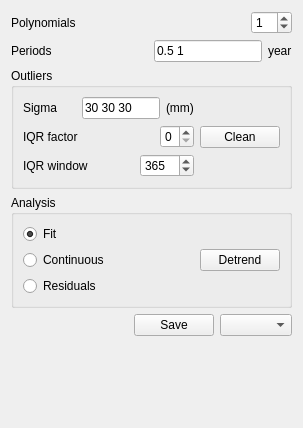
            <widget class="QWidget" name="page">
             <property name="geometry">
              <rect>
               <x>0</x>
               <y>0</y>
               <width>303</width>
               <height>428</height>
              </rect>
             </property>
             <attribute name="label">
              <string>Time Domain Analysis</string>
             </attribute>
             <layout class="QVBoxLayout" name="verticalLayout_9">
              <item>
               <layout class="QHBoxLayout" name="horizontalLayout_4">
                <item>
                 <widget class="QLabel" name="label_4">
                  <property name="text">
                   <string>Polynomials</string>
                  </property>
                 </widget>
                </item>
                <item>
                 <spacer name="horizontalSpacer_3">
                  <property name="orientation">
                   <enum>Qt::Horizontal</enum>
                  </property>
                  <property name="sizeHint" stdset="0">
                   <size>
                    <width>40</width>
                    <height>20</height>
                   </size>
                  </property>
                 </spacer>
                </item>
                <item>
                 <widget class="QSpinBox" name="polyBox">
                  <property name="buttonSymbols">
                   <enum>QAbstractSpinBox::UpDownArrows</enum>
                  </property>
                  <property name="maximum">
                   <number>10</number>
                  </property>
                  <property name="value">
                   <number>1</number>
                  </property>
                 </widget>
                </item>
               </layout>
              </item>
              <item>
               <layout class="QHBoxLayout" name="horizontalLayout_5">
                <item>
                 <widget class="QLabel" name="label_3">
                  <property name="text">
                   <string>Periods</string>
                  </property>
                 </widget>
                </item>
                <item>
                 <spacer name="horizontalSpacer_4">
                  <property name="orientation">
                   <enum>Qt::Horizontal</enum>
                  </property>
                  <property name="sizeHint" stdset="0">
                   <size>
                    <width>40</width>
                    <height>20</height>
                   </size>
                  </property>
                 </spacer>
                </item>
                <item>
                 <widget class="QLineEdit" name="periodEdit">
                  <property name="text">
                   <string>0.5 1</string>
                  </property>
                 </widget>
                </item>
                <item>
                 <widget class="QLabel" name="periodUnitLabel">
                  <property name="text">
                   <string>year</string>
                  </property>
                 </widget>
                </item>
               </layout>
              </item>
              <item>
               <widget class="QGroupBox" name="groupBox">
                <property name="title">
                 <string>Outliers</string>
                </property>
                <layout class="QHBoxLayout" name="horizontalLayout">
                 <item>
                  <layout class="QVBoxLayout" name="verticalLayout_2">
                   <item>
                    <layout class="QHBoxLayout" name="horizontalLayout_11">
                     <item>
                      <widget class="QLabel" name="label_7">
                       <property name="text">
                        <string>Sigma</string>
                       </property>
                      </widget>
                     </item>
                     <item>
                      <spacer name="horizontalSpacer_16">
                       <property name="orientation">
                        <enum>Qt::Horizontal</enum>
                       </property>
                       <property name="sizeHint" stdset="0">
                        <size>
                         <width>40</width>
                         <height>20</height>
                        </size>
                       </property>
                      </spacer>
                     </item>
                     <item>
                      <spacer name="horizontalSpacer_18">
                       <property name="orientation">
                        <enum>Qt::Horizontal</enum>
                       </property>
                       <property name="sizeHint" stdset="0">
                        <size>
                         <width>40</width>
                         <height>20</height>
                        </size>
                       </property>
                      </spacer>
                     </item>
                     <item>
                      <widget class="QLineEdit" name="sigmaEdit">
                       <property name="text">
                        <string>30 30 30</string>
                       </property>
                      </widget>
                     </item>
                     <item>
                      <widget class="QLabel" name="sigmaUintLabel">
                       <property name="text">
                        <string>(mm)</string>
                       </property>
                      </widget>
                     </item>
                    </layout>
                   </item>
                   <item>
                    <layout class="QHBoxLayout" name="horizontalLayout_12">
                     <item>
                      <widget class="QLabel" name="label_9">
                       <property name="text">
                        <string>IQR factor</string>
                       </property>
                      </widget>
                     </item>
                     <item>
                      <spacer name="horizontalSpacer_12">
                       <property name="orientation">
                        <enum>Qt::Horizontal</enum>
                       </property>
                       <property name="sizeHint" stdset="0">
                        <size>
                         <width>40</width>
                         <height>20</height>
                        </size>
                       </property>
                      </spacer>
                     </item>
                     <item>
                      <widget class="QSpinBox" name="iqrFactorBox">
                       <property name="maximum">
                        <number>5</number>
                       </property>
                       <property name="value">
                        <number>0</number>
                       </property>
                      </widget>
                     </item>
                    </layout>
                   </item>
                   <item>
                    <layout class="QHBoxLayout" name="horizontalLayout_13">
                     <item>
                      <widget class="QLabel" name="label_10">
                       <property name="text">
                        <string>IQR window</string>
                       </property>
                      </widget>
                     </item>
                     <item>
                      <spacer name="horizontalSpacer_13">
                       <property name="orientation">
                        <enum>Qt::Horizontal</enum>
                       </property>
                       <property name="sizeHint" stdset="0">
                        <size>
                         <width>40</width>
                         <height>20</height>
                        </size>
                       </property>
                      </spacer>
                     </item>
                     <item>
                      <widget class="QSpinBox" name="iqrWindowBox">
                       <property name="maximum">
                        <number>1000</number>
                       </property>
                       <property name="value">
                        <number>365</number>
                       </property>
                      </widget>
                     </item>
                    </layout>
                   </item>
                  </layout>
                 </item>
                 <item>
                  <widget class="QPushButton" name="outliersButton">
                   <property name="sizePolicy">
                    <sizepolicy hsizetype="Preferred" vsizetype="Fixed">
                     <horstretch>0</horstretch>
                     <verstretch>0</verstretch>
                    </sizepolicy>
                   </property>
                   <property name="text">
                    <string>Clean</string>
                   </property>
                   <property name="shortcut">
                    <string>Ctrl+C</string>
                   </property>
                  </widget>
                 </item>
                </layout>
               </widget>
              </item>
              <item>
               <widget class="QGroupBox" name="groupBox_2">
                <property name="title">
                 <string>Analysis</string>
                </property>
                <layout class="QHBoxLayout" name="horizontalLayout_14">
                 <item>
                  <layout class="QVBoxLayout" name="verticalLayout_5">
                   <item>
                    <widget class="QRadioButton" name="fitCheck">
                     <property name="text">
                      <string>Fit</string>
                     </property>
                     <property name="checked">
                      <bool>true</bool>
                     </property>
                    </widget>
                   </item>
                   <item>
                    <widget class="QRadioButton" name="noOffsetsRadio">
                     <property name="toolTip">
                      <string>Offsets have been removed.</string>
                     </property>
                     <property name="text">
                      <string>Continuous</string>
                     </property>
                    </widget>
                   </item>
                   <item>
                    <widget class="QRadioButton" name="residualCheck">
                     <property name="text">
                      <string>Residuals</string>
                     </property>
                    </widget>
                   </item>
                  </layout>
                 </item>
                 <item>
                  <spacer name="horizontalSpacer">
                   <property name="orientation">
                    <enum>Qt::Horizontal</enum>
                   </property>
                   <property name="sizeHint" stdset="0">
                    <size>
                     <width>40</width>
                     <height>20</height>
                    </size>
                   </property>
                  </spacer>
                 </item>
                 <item>
                  <widget class="QPushButton" name="detrendButton">
                   <property name="sizePolicy">
                    <sizepolicy hsizetype="Preferred" vsizetype="Fixed">
                     <horstretch>0</horstretch>
                     <verstretch>0</verstretch>
                    </sizepolicy>
                   </property>
                   <property name="text">
                    <string>Detrend</string>
                   </property>
                   <property name="shortcut">
                    <string>Ctrl+D</string>
                   </property>
                  </widget>
                 </item>
                </layout>
               </widget>
              </item>
              <item>
               <layout class="QHBoxLayout" name="horizontalLayout_17">
                <item>
                 <spacer name="horizontalSpacer_17">
                  <property name="orientation">
                   <enum>Qt::Horizontal</enum>
                  </property>
                  <property name="sizeHint" stdset="0">
                   <size>
                    <width>40</width>
                    <height>20</height>
                   </size>
                  </property>
                 </spacer>
                </item>
                <item>
                 <widget class="QPushButton" name="saveButton">
                  <property name="text">
                   <string>Save</string>
                  </property>
                  <property name="shortcut">
                   <string>Ctrl+S</string>
                  </property>
                 </widget>
                </item>
                <item>
                 <widget class="QComboBox" name="tsDataBox">
                  <property name="sizePolicy">
                   <sizepolicy hsizetype="Preferred" vsizetype="Fixed">
                    <horstretch>0</horstretch>
                    <verstretch>0</verstretch>
                   </sizepolicy>
                  </property>
                 </widget>
                </item>
               </layout>
              </item>
              <item>
               <spacer name="verticalSpacer_2">
                <property name="orientation">
                 <enum>Qt::Vertical</enum>
                </property>
                <property name="sizeHint" stdset="0">
                 <size>
                  <width>20</width>
                  <height>169</height>
                 </size>
                </property>
               </spacer>
              </item>
             </layout>
            </widget>
